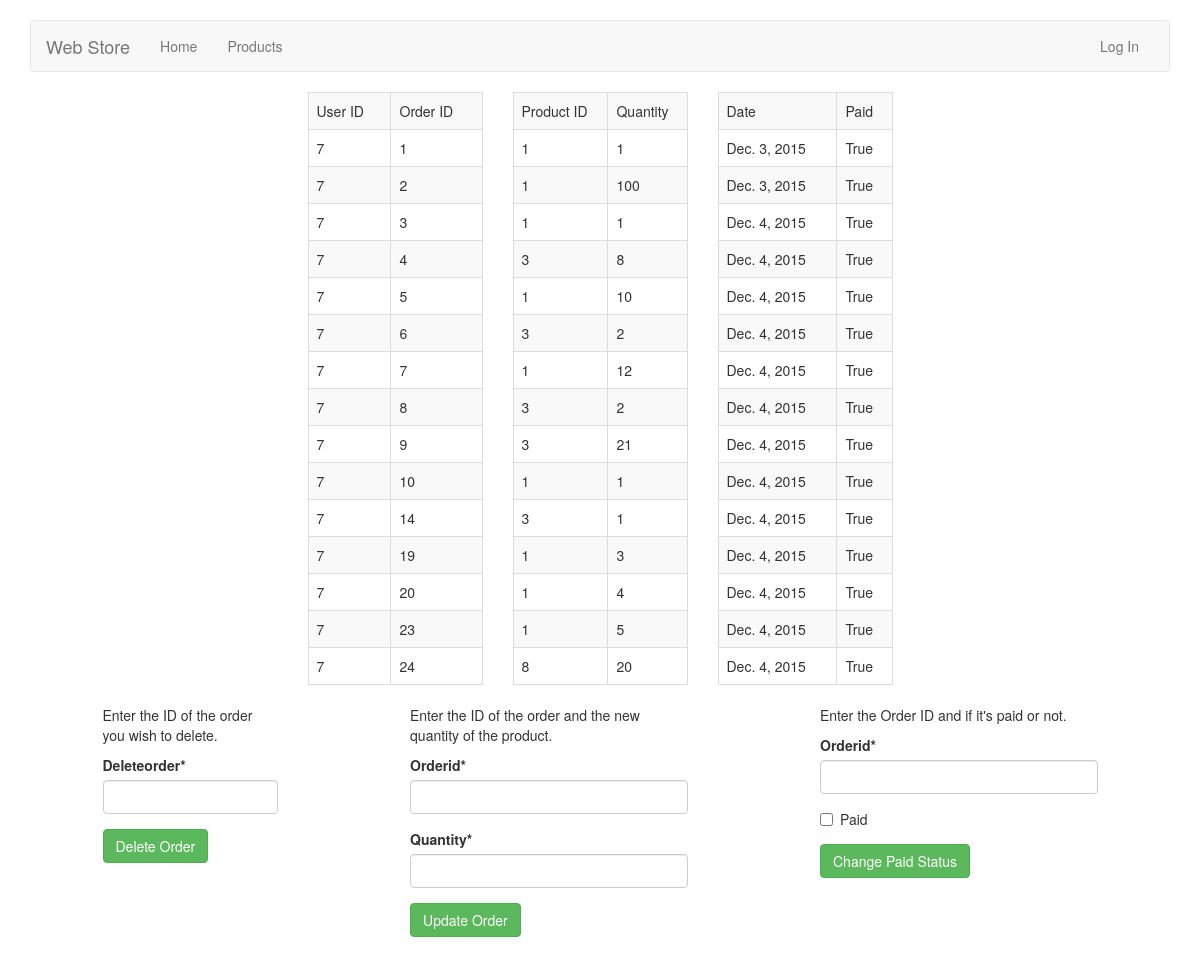
Page /ordermanage on the earlier database version.
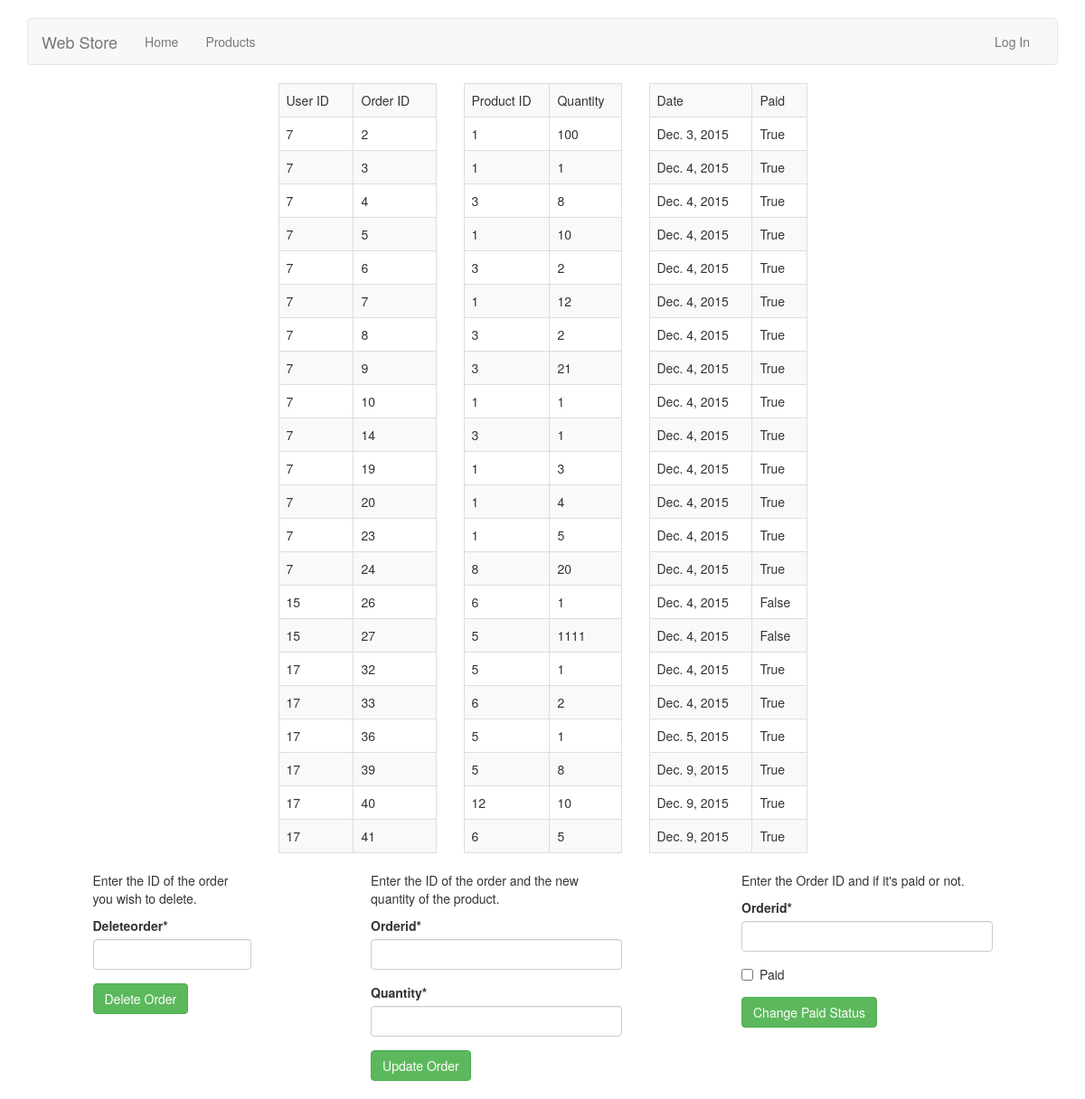
Same page on the later database version.
### order/models.py (models this page shows)
class Orders(models.Model):
	userId = models.IntegerField()
	orderId = models.IntegerField()

class Contains(models.Model):
	orderId = models.IntegerField()
	productId = models.IntegerField()
	quantity = models.IntegerField()

class CreateOrder(models.Model):
	OrderId = models.AutoField(primary_key=True)
	date = models.DateField()
	paid = models.BooleanField(default=False)

### home/views.py (the view, shortened to what this page needs)
# urls.py: url(r'^ordermanage', 'home.views.orders', name = 'manageorders'),
def orders(request):
	createorderquery = CreateOrder.objects.all()
	ordersquery = Orders.objects.all()
	containsquery = Contains.objects.all()
	deleteorderform = DeleteOrderForm(request.POST or None)
	updatequantityform = UpdateQuantityForm(request.POST or None)
	changepaidform = ChangePaidForm(request.POST or None)
	context = {
		"createorderquery": createorderquery,
		"ordersquery": ordersquery,
		"containsquery": containsquery,
		"deleteorderform": deleteorderform,
		"updatequantityform": updatequantityform,
		"changepaidform": changepaidform,
	}
	if 'changepaid' in request.POST:
		if changepaidform.is_valid():
			cd = changepaidform.cleaned_data
			CreateOrder.objects.filter(OrderId=cd.get('orderId')).update(paid=cd.get('paid'))
	if 'updatequantity' in request.POST:
		if updatequantityform.is_valid():
			cd = updatequantityform.cleaned_data
			Contains.objects.filter(orderId=cd.get('orderId')).update(quantity=cd.get('quantity'))
	return render(request, "manageorders.html", context)

### home/forms.py
class DeleteOrderForm(forms.Form):
	deleteOrder = forms.IntegerField(widget = forms.TextInput)

class UpdateQuantityForm(forms.Form):
	orderId = forms.IntegerField(widget = forms.TextInput)
	quantity = forms.IntegerField(widget = forms.TextInput)

### templates/manageorders.html
{% extends 'base.html' %}
{% load crispy_forms_tags %}
{% block content %}
<div class="row">
	<div class="col-xs-2 col-xs-offset-3">
		<table class='table table-striped table-bordered'>
			<tr><td>User ID</td><td>Order ID</td></tr>
			{% for obj in ordersquery %}
				<tr><td>{{ obj.userId }}</td><td>{{ obj.orderId }}</td></tr>
			{% endfor %}
		</table>
	</div>
	<div class="col-xs-2">
		<table class='table table-striped table-bordered'>
			<tr><td>Product ID</td><td>Quantity</td></tr>
			{% for obj in containsquery %}
				<tr><td>{{ obj.productId }}</td><td>{{ obj.quantity }}</td></tr>
			{% endfor %}
		</table>
	</div>
	<div class="col-xs-2">
		<table class='table table-striped table-bordered'>
			<tr><td>Date</td><td>Paid</td></tr>
			{% for obj in createorderquery %}
				<tr><td>{{ obj.date }}</td><td>{{ obj.paid }}</td></tr>
			{% endfor %}
		</table>
	</div>
</div>
<div class="row">
	<div class="col-xs-2 col-xs-offset-1">
		<p>Enter the ID of the order you wish to delete.</p>
		<form method='POST' action=''>{% csrf_token %}
			{{ deleteorderform |crispy }}
			<input type='submit' name="delete" class="btn btn-success" value="Delete Order" />
		</form>
	</div>
	<div class="col-xs-3 col-xs-offset-1">
		<p>Enter the ID of the order and the new quantity of the product.</p>
		<form method='POST' action=''>{% csrf_token %}
			{{ updatequantityform|crispy }}
			<input type='submit' name="updatequantity" class="btn btn-success" 	value="Update Order" />
		</form>
	</div>
	<div class="col-xs-3 col-xs-offset-1">
		<p>Enter the Order ID and if it's paid or not.</p>
		<form method='POST' action=''>{% csrf_token %}
			{{ changepaidform|crispy }}
			<input type='submit' name="changepaid" class="btn btn-success" 	value="Change Paid Status" />
		</form>
	</div>
</div>
{% endblock %}

Differences in the rows shown:
removed Orders: userId "7", orderId "1"
removed Contains: productId "1", quantity "1"
removed CreateOrder: date "Dec. 3, 2015", paid "True"
added Orders: userId "15", orderId "26"
added Orders: userId "15", orderId "27"
added Orders: userId "17", orderId "32"
added Orders: userId "17", orderId "33"
added Orders: userId "17", orderId "36"
added Orders: userId "17", orderId "39"
added Orders: userId "17", orderId "40"
added Orders: userId "17", orderId "41"
added Contains: productId "6", quantity "1"
added Contains: productId "5", quantity "1111"
added Contains: productId "5", quantity "1"
added Contains: productId "6", quantity "2"
added Contains: productId "5", quantity "1"
added Contains: productId "5", quantity "8"
added Contains: productId "12", quantity "10"
added Contains: productId "6", quantity "5"
added CreateOrder: date "Dec. 4, 2015", paid "False"
added CreateOrder: date "Dec. 4, 2015", paid "False"
added CreateOrder: date "Dec. 4, 2015", paid "True"
added CreateOrder: date "Dec. 4, 2015", paid "True"
added CreateOrder: date "Dec. 5, 2015", paid "True"
added CreateOrder: date "Dec. 9, 2015", paid "True"
added CreateOrder: date "Dec. 9, 2015", paid "True"
added CreateOrder: date "Dec. 9, 2015", paid "True"
